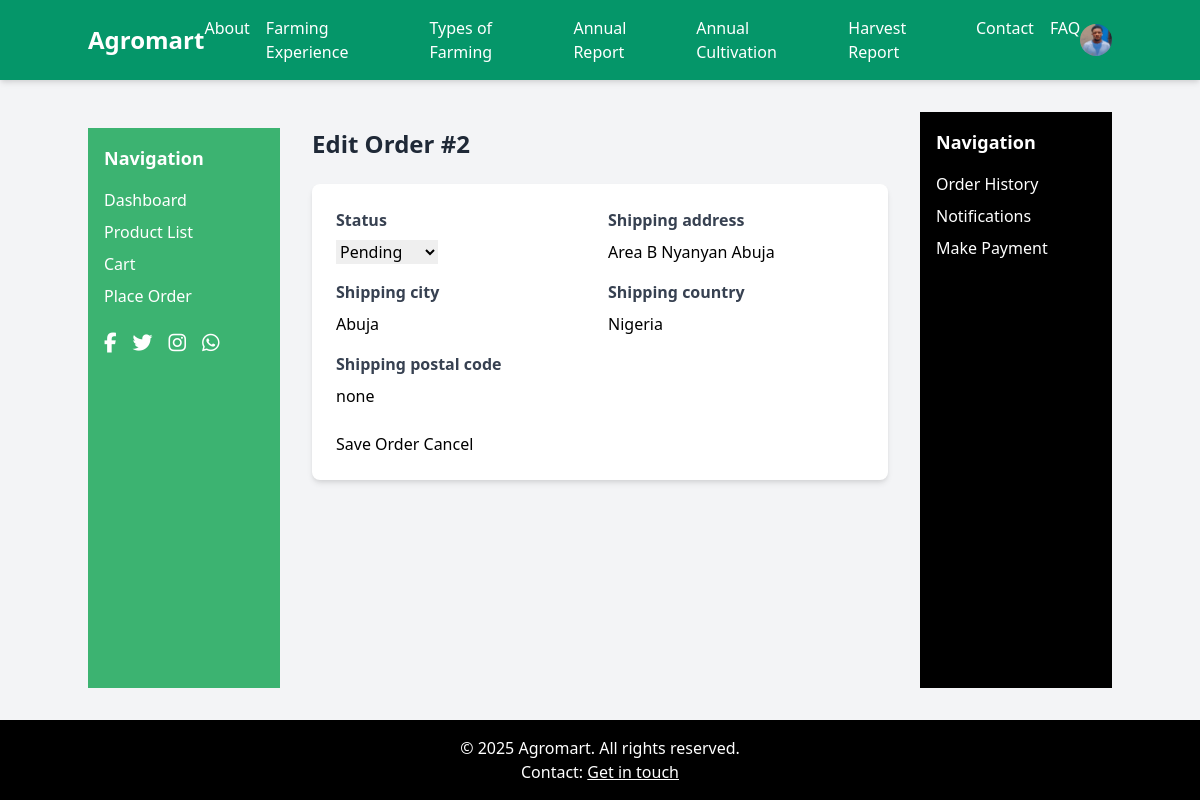
/management/order/2/edit/ (signed in), run on the app's committed database.
### store/models.py (models this page shows, shortened)
class UserProfile(models.Model):
    user = models.OneToOneField(User, on_delete=models.CASCADE)
    phone = models.CharField(max_length=20, blank=True)
    address = models.TextField(blank=True)
    city = models.CharField(max_length=100, blank=True)
    country = models.CharField(max_length=100, blank=True)
    postal_code = models.CharField(max_length=20, blank=True)
    profile_picture = models.ImageField(upload_to='profiles/', null=True, blank=True)
    is_verified = models.BooleanField(default=False)
    preferred_currency = models.CharField(max_length=3, default='USD')
    bio = models.TextField(blank=True, null=True)
    created_at = models.DateTimeField(auto_now_add=True)

class Order(models.Model):
    STATUS_CHOICES = [
        ('pending', 'Pending'),
        ('processing', 'Processing'),
        ('shipped', 'Shipped'),
        ('delivered', 'Delivered'),
        ('cancelled', 'Cancelled'),
    ]
    user = models.ForeignKey(User, on_delete=models.CASCADE, related_name='orders')
    location = models.ForeignKey(BusinessLocation, on_delete=models.SET_NULL, null=True, related_name='orders')
    total_price = models.DecimalField(max_digits=12, decimal_places=2, default=Decimal('0.00'))
    status = models.CharField(max_length=20, choices=STATUS_CHOICES, default='pending')
    shipping_address = models.TextField()
    shipping_city = models.CharField(max_length=100)
    shipping_country = models.CharField(max_length=100)
    shipping_postal_code = models.CharField(max_length=20, blank=True)
    ordered_at = models.DateTimeField(auto_now_add=True)
    updated_at = models.DateTimeField(auto_now=True)
    class Meta:
        indexes = [
            models.Index(fields=['user', 'status', 'ordered_at']),
        ]

### management/views.py (the view, shortened to what this page needs)
# urls.py: path('order/<int:pk>/edit/', OrderUpdateView.as_view(), name='order_edit'),
class OrderUpdateView(UserPassesTestMixin, UpdateView):
    model = Order
    form_class = OrderForm
    template_name = 'management/order_form.html'
    success_url = reverse_lazy('management:staff_dashboard')
    def test_func(self):
        return self.request.user.is_staff

### management/forms.py
class OrderForm(forms.ModelForm):
    class Meta:
        model = Order
        fields = ['status', 'shipping_address', 'shipping_city', 'shipping_country', 'shipping_postal_code']
        widgets = {
            'status': forms.Select(attrs={'class': 'form-control'}),
            'shipping_address': forms.TextInput(attrs={'class': 'form-control', 'placeholder': 'Shipping Address'}),
            'shipping_city': forms.TextInput(attrs={'class': 'form-control', 'placeholder': 'City'}),
            'shipping_country': forms.TextInput(attrs={'class': 'form-control', 'placeholder': 'Country'}),
            'shipping_postal_code': forms.TextInput(attrs={'class': 'form-control', 'placeholder': 'Postal Code'}),
        }

### management/templates/management/order_form.html (shortened to what this page needs)
{% extends 'store/base.html' %}
{% load static %}
{% block content %}
<div class="container mx-auto p-4">
    <h2 class="text-2xl font-bold mb-6 text-gray-800">Edit Order #{{ form.instance.id }}</h2>
    <div class="bg-white rounded-lg shadow-md p-6">
        <form method="post">
            <div class="grid grid-cols-1 md:grid-cols-2 gap-4">
                {% for field in form %}
                    <div class="form-group">
                        <label for="{{ field.id_for_label }}" class="block text-gray-700 font-semibold mb-2">{{ field.label }}</label>
                        {{ field }}
                    </div>
                {% endfor %}
            </div>
            <div class="mt-6">
                <button type="submit" class="btn btn-primary">Save Order</button>
                <a href="{% url 'management:staff_dashboard' %}" class="btn btn-secondary">Cancel</a>
            </div>
        </form>
    </div>
</div>
{% endblock %}

### store/templates/store/base.html (shortened to what this page needs)
{% load static %}
<!DOCTYPE html>
<html lang="en">
<head>
    <link href="https://cdn.jsdelivr.net/npm/tailwindcss@2.2.19/dist/tailwind.min.css" rel="stylesheet">
    <link href="https://cdnjs.cloudflare.com/ajax/libs/font-awesome/6.4.2/css/all.min.css" rel="stylesheet">
    <link href="{% static 'css/styles.css' %}" rel="stylesheet">
</head>
<body class="bg-gray-100 font-sans flex flex-col min-h-screen">
    <nav class="bg-green-600 text-white p-4 shadow-md">
        <div class="container mx-auto flex items-center justify-between">
            <a href="{% url 'user_dashboard' %}" class="text-2xl font-bold">Agromart</a>
            <div class="flex space-x-4">
                <a href="{% url 'static_page' page='about' %}" class="hover:text-green-200">About</a>
                <a href="{% url 'static_page' page='farming_experience' %}" class="hover:text-green-200">Farming Experience</a>
                <a href="{% url 'static_page' page='types_of_farming' %}" class="hover:text-green-200">Types of Farming</a>
                <a href="{% url 'static_page' page='annual_report' %}" class="hover:text-green-200">Annual Report</a>
                <a href="{% url 'static_page' page='annual_cultivation' %}" class="hover:text-green-200">Annual Cultivation</a>
                <a href="{% url 'static_page' page='harvest_report' %}" class="hover:text-green-200">Harvest Report</a>
                <a href="{% url 'static_page' page='contact' %}" class="hover:text-green-200">Contact</a>
                <a href="{% url 'static_page' page='faq' %}" class="hover:text-green-200">FAQ</a>
            </div>
            <div class="relative group">
                {% if user.is_authenticated %}
                    <a href="{% url 'user_profile' %}">
                        {% if user.userprofile.profile_picture %}
                            <img src="{{ user.userprofile.profile_picture.url }}" alt="Profile" class="w-8 h-8 rounded-full">
                        {% else %}
                            <img src="{% static 'images/default_profile.png' %}" alt="Profile" class="w-8 h-8 rounded-full">
                        {% endif %}
                    </a>
                {% else %}
                    <a href="{% url 'login' %}" class="hover:text-green-200">Login</a>
                    <a href="{% url 'register' %}" class="hover:text-green-200 ml-2">Register</a>
                {% endif %}
            </div>
        </div>
    </nav>
    <div class="flex flex-1 container mx-auto my-8">
        <aside class="left-panel min-w-[200px] w-48 p-4 mt-4">
            <h3 class="text-lg font-semibold mb-4 text-white">Navigation</h3>
            <ul class="space-y-2">
                <li><a href="{% url 'user_dashboard' %}" class="text-white hover:underline">Dashboard</a></li>
                <li><a href="{% url 'product_list' %}" class="text-white hover:underline">Product List</a></li>
                <li><a href="{% url 'cart' %}" class="text-white hover:underline">Cart {% if user.is_authenticated and cart_items > 0 %}({{ cart_items }}){% endif %}</a></li>
                <li><a href="{% url 'order_create' %}" class="text-white hover:underline">Place Order</a></li>
            </ul>
            <div class="mt-6 flex space-x-4 social-icons">
                <a href="#" class="text-white hover:text-gray-200"><i class="fab fa-facebook-f text-xl"></i></a>
                <a href="#" class="text-white hover:text-gray-200"><i class="fab fa-twitter text-xl"></i></a>
                <a href="#" class="text-white hover:text-gray-200"><i class="fab fa-instagram text-xl"></i></a>
                <a href="#" class="text-white hover:text-gray-200"><i class="fab fa-whatsapp text-xl"></i></a>
            </div>
        </aside>
        <main class="flex-1 mx-4 overflow-y-auto max-h-screen">
            {% block content %}
            {% endblock %}
        </main>
        <aside class="right-panel min-w-[200px] w-48 p-4">
            <h3 class="text-lg font-semibold mb-4 text-white">Navigation</h3>
            <ul class="space-y-2">
                <li><a href="{% url 'order_history' %}" class="text-white hover:underline">Order History</a></li>
                <li><a href="{% url 'notifications' %}" class="text-white hover:underline">Notifications {% if user.is_authenticated and notifications.count > 0 %}({{ notifications.count }}){% endif %}</a></li>
                {% if user.is_authenticated %}
                    <li><a href="{% url 'payment' %}" class="text-white hover:underline">Make Payment</a></li>
                {% else %}
                    <li><a href="{% url 'login' %}" class="text-white hover:underline">Login</a></li>
                    <li><a href="{% url 'register' %}" class="text-white hover:underline">Register</a></li>
                {% endif %}
            </ul>
        </aside>
    </div>
    <footer class="bg-black text-white p-4 mt-auto w-full">
        <div class="container mx-auto text-center">
            <p>&copy; {% now "Y" %} Agromart. All rights reserved.</p>
            <p>Contact: <a href="{% url 'static_page' page='contact' %}" class="underline hover:text-green-200">Get in touch</a></p>
        </div>
    </footer>
</body>
</html>

### store/static/css/styles.css (style rules this page uses)
body { font-family: 'Arial', sans-serif; }
.btn { @apply px-4 py-2 rounded transition-colors; }
.btn-primary { @apply bg-green-500 text-white hover:bg-green-700; }
.btn-secondary { @apply bg-gray-500 text-white hover:bg-gray-700; }
.form-group { @apply mb-4; }
.form-group label { @apply block text-gray-700 font-semibold mb-2; }
.form-group input, .form-group textarea, .form-group select { @apply border p-2 w-full rounded focus:outline-none focus:ring-2 focus:ring-green-500; }
html body div.container aside.left-panel { background-color: #3CB371 !important; @apply rounded-xl shadow-xl min-h-[200px]; }
html body div.container aside.right-panel { background-color: #000000 !important; @apply rounded-xl shadow-xl min-h-[200px]; }
.left-panel ul li a, .right-panel ul li a { @apply block bg-slate-500 text-white py-2 px-3 rounded-md hover:bg-slate-600 transition-colors; }
.left-panel h3, .right-panel h3, .right-panel li.text-sm { @apply text-white; }
.left-panel .social-icons a { @apply text-white hover:text-gray-200; }

### data on the page
Order: instance.id "2", form "Pending" "Area B Nyanyan Abuja" "Abuja" "Nigeria" "none"

### other printed values
{{ field.label }} "Status" "Shipping address" "Shipping city" "Shipping country" "Shipping postal code"
